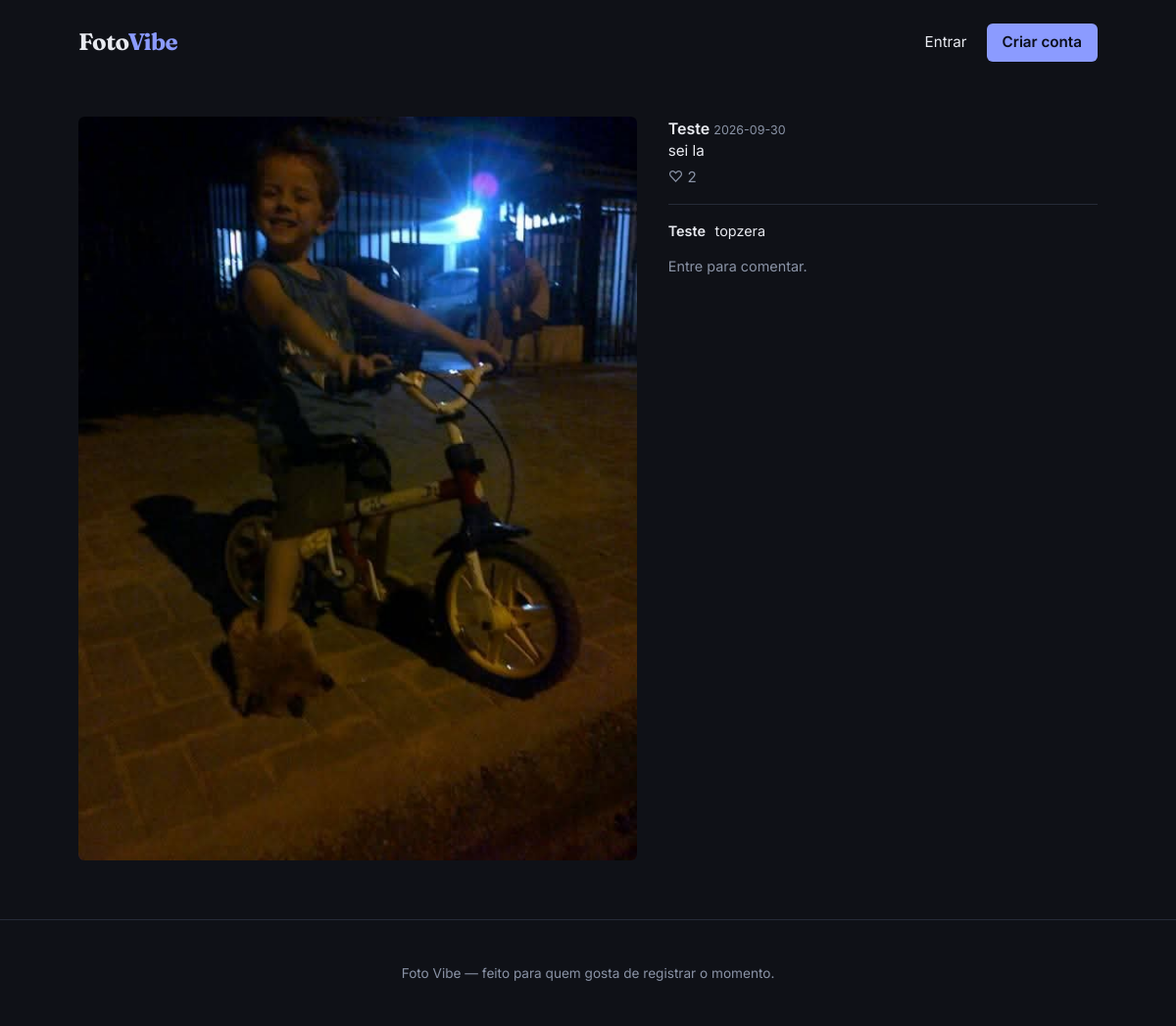
/post/1, run on the app's committed database.
### tables this page shows
CREATE TABLE posts (
                id              INTEGER PRIMARY KEY AUTOINCREMENT,
                usuario_id      INTEGER NOT NULL,
                imagem          TEXT NOT NULL,
                legenda         TEXT DEFAULT '',
                criado_em       TEXT NOT NULL,
                FOREIGN KEY (usuario_id) REFERENCES usuarios (id) ON DELETE CASCADE
            );

CREATE TABLE usuarios (
                id              INTEGER PRIMARY KEY AUTOINCREMENT,
                nome_usuario    TEXT NOT NULL UNIQUE,
                email           TEXT NOT NULL UNIQUE,
                senha_hash      TEXT NOT NULL,
                bio             TEXT DEFAULT '',
                foto_perfil     TEXT DEFAULT '',
                criado_em       TEXT NOT NULL
            );

CREATE TABLE comentarios (
                id              INTEGER PRIMARY KEY AUTOINCREMENT,
                post_id         INTEGER NOT NULL,
                usuario_id      INTEGER NOT NULL,
                texto           TEXT NOT NULL,
                criado_em       TEXT NOT NULL,
                FOREIGN KEY (post_id) REFERENCES posts (id) ON DELETE CASCADE,
                FOREIGN KEY (usuario_id) REFERENCES usuarios (id) ON DELETE CASCADE
            );

### app.py (the view)
@app.route("/post/<int:post_id>")
def ver_post(post_id):
    usuario_id = session.get("usuario_id")
    post = db.buscar_post_por_id(post_id, usuario_atual_id=usuario_id)
    if not post:
        abort(404)
    comentarios = db.listar_comentarios(post_id)
    return render_template("post.html", post=post, comentarios=comentarios)

### app.py (called while the page is built)
@app.context_processor
def injetar_usuario_logado():
    usuario = None
    if "usuario_id" in session:
        usuario = db.buscar_usuario_por_id(session["usuario_id"])
    return {"usuario_logado": usuario}

### database.py (called while the page is built)
@contextmanager
def obter_conexao():
    con = sqlite3.connect(CAMINHO_BANCO)
    con.row_factory = sqlite3.Row      # permite acessar colunas por nome: linha["nome"]
    con.execute("PRAGMA foreign_keys = ON")
    try:
        yield con
        con.commit()
    except Exception:
        con.rollback()
        raise
    finally:
        con.close()

def buscar_post_por_id(post_id, usuario_atual_id=None):
    with obter_conexao() as con:
        linha = con.execute(
            """
            SELECT
                p.id, p.imagem, p.legenda, p.criado_em,
                u.id AS usuario_id, u.nome_usuario, u.foto_perfil,
                (SELECT COUNT(*) FROM curtidas c WHERE c.post_id = p.id) AS total_curtidas,
                EXISTS(
                    SELECT 1 FROM curtidas c2
                    WHERE c2.post_id = p.id AND c2.usuario_id = ?
                ) AS curtido_por_mim
            FROM posts p
            JOIN usuarios u ON u.id = p.usuario_id
            WHERE p.id = ?
            """,
            (usuario_atual_id or -1, post_id),
        ).fetchone()
        return dict(linha) if linha else None

def listar_comentarios(post_id):
    with obter_conexao() as con:
        linhas = con.execute(
            """
            SELECT cm.*, u.nome_usuario, u.foto_perfil
            FROM comentarios cm
            JOIN usuarios u ON u.id = cm.usuario_id
            WHERE cm.post_id = ?
            ORDER BY cm.id ASC
            """,
            (post_id,),
        ).fetchall()
        return [dict(linha) for linha in linhas]

### templates/post.html (shortened to what this page needs)
{% extends "base.html" %}
{% block conteudo %}
    <article class="post-detalhe">
        <div class="post-detalhe__imagem">
            <img src="{{ url_for('arquivo_upload', nome_arquivo=post.imagem) }}" alt="Foto de {{ post.nome_usuario }}">
        </div>
        <div class="post-detalhe__lateral">
            <div class="post-detalhe__cabecalho">
                <a href="{{ url_for('perfil', nome_usuario=post.nome_usuario) }}" class="cartao-foto__autor">
                    {{ post.nome_usuario }}
                </a>
                <span class="cartao-foto__data">{{ post.criado_em[:10] }}</span>
            </div>
            {% if post.legenda %}
                <p class="cartao-foto__legenda">{{ post.legenda }}</p>
            {% endif %}
            <div class="cartao-foto__acoes">
                {% if usuario_logado %}
                    <form action="{{ url_for('curtir', post_id=post.id) }}" method="post">
                        <input type="hidden" name="proximo" value="{{ url_for('ver_post', post_id=post.id) }}">
                        <button type="submit" class="botao-curtir {{ 'botao-curtir--ativo' if post.curtido_por_mim }}">
                            {{ '♥' if post.curtido_por_mim else '♡' }} {{ post.total_curtidas }}
                        </button>
                    </form>
                {% else %}
                    <span class="botao-curtir">♡ {{ post.total_curtidas }}</span>
                {% endif %}
            </div>
            <hr class="divisor">
            <div class="lista-comentarios">
                {% for comentario in comentarios %}
                    <div class="comentario">
                        <a href="{{ url_for('perfil', nome_usuario=comentario.nome_usuario) }}" class="comentario__autor">
                            {{ comentario.nome_usuario }}
                        </a>
                        <span class="comentario__texto">{{ comentario.texto }}</span>
                    </div>
                {% else %}
                    <p class="texto-secundario">Nenhum comentário ainda. Seja o primeiro a comentar.</p>
                {% endfor %}
            </div>
            {% if usuario_logado %}
                <form action="{{ url_for('comentar', post_id=post.id) }}" method="post" class="formulario-comentario">
                    <input type="text" name="texto" placeholder="Escreva um comentário..." required maxlength="300">
                    <button type="submit" class="botao-secundario">Enviar</button>
                </form>
            {% else %}
                <p class="texto-secundario"><a href="{{ url_for('login') }}">Entre</a> para comentar.</p>
            {% endif %}
        </div>
    </article>
{% endblock %}

### static/css/style.css (style rules this page uses)
:root { --cor-fundo: #0F1117; --cor-cartao: #171A23; --cor-borda: #262B38; --cor-texto: #E8EAF0; --cor-texto-secundario: #8A93A6; --cor-acento: #8B9BFF; --cor-acento-hover: #A9B5FF; --cor-sobre-acento: #0B0E1A; --cor-realce: #5CC8B5; --cor-erro: #E5707E; --fonte-titulo: "Fraunces", Georgia, serif; --fonte-corpo: "Inter", -apple-system, BlinkMacSystemFont, sans-serif; --raio: 6px; --largura-conteudo: 1080px; }
* { box-sizing: border-box; }
body { margin: 0; background: var(--cor-fundo); color: var(--cor-texto); font-family: var(--fonte-corpo); line-height: 1.5; }
a { color: inherit; text-decoration: none; }
.cartao-foto__link-imagem img, .post-detalhe__imagem img { width: 100%; height: 100%; object-fit: cover; display: block; }
.cartao-foto__autor { font-weight: 600; }
.cartao-foto__data { font-size: 0.78rem; color: var(--cor-texto-secundario); }
.cartao-foto__legenda { margin: 0; color: var(--cor-texto); font-size: 0.95rem; }
.cartao-foto__acoes { display: flex; align-items: center; gap: 16px; margin-top: 4px; }
.botao-curtir { background: none; border: none; color: var(--cor-texto-secundario); font-size: 0.95rem; cursor: pointer; padding: 0; }
.texto-secundario { color: var(--cor-texto-secundario); font-size: 0.9rem; }
.post-detalhe { display: grid; grid-template-columns: 1.3fr 1fr; gap: 32px; margin-top: 20px; }
.post-detalhe__imagem { border-radius: var(--raio); overflow: hidden; background: var(--cor-cartao); }
.post-detalhe__lateral { display: flex; flex-direction: column; }
.divisor { border: none; border-top: 1px solid var(--cor-borda); margin: 16px 0; }
.lista-comentarios { display: flex; flex-direction: column; gap: 10px; max-height: 320px; overflow-y: auto; }
.comentario { font-size: 0.9rem; }
.comentario__autor { font-weight: 600; margin-right: 6px; }
.comentario__texto { color: var(--cor-texto); }

### data on the page
posts: imagem (picture), criado_em "2026-09-30", legenda "sei la"
usuarios: nome_usuario "Teste"
comentarios: nome_usuario "Teste", texto "topzera"

### other printed values
{{ post.total_curtidas }} "2"
